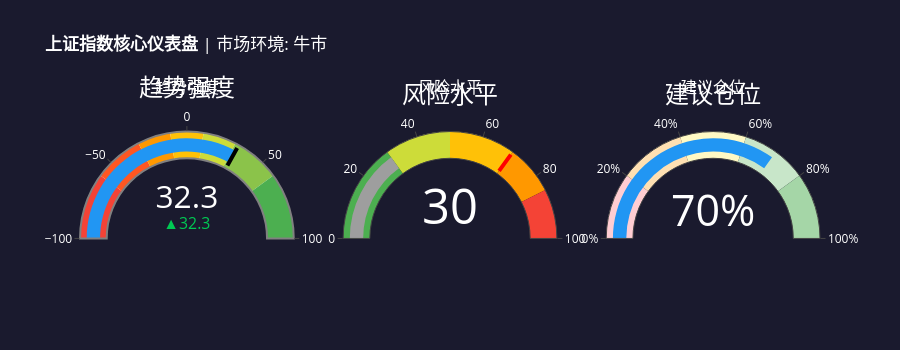

Notebook source saved alongside this figure:
### Markdown cell above
## 7️⃣ 核心仪表盘

显示趋势强度、风险水平、建议仓位三大核心指标。

### Code cell
mg = MarketGauge()

if '000001.XSHG' in env_results:
    result = env_results['000001.XSHG']
    
    # 注意：参数名是score, risk_score, position，不是value
    fig_trend = mg.create_trend_gauge(score=result.combined_score, title="趋势强度")
    
    risk_map = {'low': 30, 'medium': 60, 'high': 90}
    risk_score = risk_map.get(result.risk_level, 50)
    fig_risk = mg.create_risk_gauge(risk_score=risk_score, title="风险水平")
    
    position_pct = (result.position_min + result.position_max) / 2
    fig_position = mg.create_position_gauge(position=position_pct, title="建议仓位")
    
    fig = make_subplots(
        rows=1, cols=3,
        specs=[[{"type": "indicator"}, {"type": "indicator"}, {"type": "indicator"}]],
        subplot_titles=["趋势强度", "风险水平", "建议仓位"]
    )
    
    fig.add_trace(fig_trend.data[0], row=1, col=1)
    fig.add_trace(fig_risk.data[0], row=1, col=2)
    fig.add_trace(fig_position.data[0], row=1, col=3)
    
    fig.update_layout(
        title=f"<b>上证指数核心仪表盘</b> | 市场环境: {result.combined_environment.value}",
        height=350,
        paper_bgcolor='#1a1a2e',
        font=dict(color='white')
    )
    fig.show()
else:
    print("❌ 上证指数数据不可用")

### Figure 1 — Plotly figure (JSON) as saved in the notebook; plotly's stock layout.template omitted (floating-point values rounded to 4 significant figures)
{"data": [{"delta": {"decreasing": {"color": "#F44336"}, "increasing": {"color": "#00C853"}, "reference": 0}, "domain": {"x": [0, 0.2889], "y": [0, 1]}, "gauge": {"axis": {"range": [-100, 100], "tickwidth": 1}, "bar": {"color": "#2196F3"}, "bgcolor": "white", "bordercolor": "gray", "borderwidth": 2, "steps": [{"color": "#F44336", "range": [-100, -60]}, {"color": "#FF5722", "range": [-60, -30]}, {"color": "#FF9800", "range": [-30, -10]}, {"color": "#FFC107", "range": [-10, 10]}, {"color": "#CDDC39", "range": [10, 30]}, {"color": "#8BC34A", "range": [30, 60]}, {"color": "#4CAF50", "range": [60, 100]}], "threshold": {"line": {"color": "black", "width": 4}, "thickness": 0.75, "value": 32.27}}, "mode": "gauge+number+delta", "title": {"font": {"size": 24}, "text": "趋势强度"}, "type": "indicator", "value": 32.27}, {"domain": {"x": [0.3556, 0.6444], "y": [0, 1]}, "gauge": {"axis": {"range": [0, 100], "tickwidth": 1}, "bar": {"color": "#9E9E9E"}, "steps": [{"color": "#4CAF50", "range": [0, 30]}, {"color": "#CDDC39", "range": [30, 50]}, {"color": "#FFC107", "range": [50, 70]}, {"color": "#FF9800", "range": [70, 85]}, {"color": "#F44336", "range": [85, 100]}], "threshold": {"line": {"color": "red", "width": 4}, "thickness": 0.75, "value": 70}}, "mode": "gauge+number", "title": {"font": {"size": 24}, "text": "风险水平"}, "type": "indicator", "value": 30}, {"domain": {"x": [0.7111, 1], "y": [0, 1]}, "gauge": {"axis": {"range": [0, 100], "ticksuffix": "%"}, "bar": {"color": "#2196F3"}, "steps": [{"color": "#FFCDD2", "range": [0, 20]}, {"color": "#FFE0B2", "range": [20, 40]}, {"color": "#FFF9C4", "range": [40, 60]}, {"color": "#C8E6C9", "range": [60, 80]}, {"color": "#A5D6A7", "range": [80, 100]}]}, "mode": "gauge+number", "number": {"suffix": "%"}, "title": {"font": {"size": 24}, "text": "建议仓位"}, "type": "indicator", "value": 70}], "layout": {"annotations": [{"font": {"size": 16}, "showarrow": false, "text": "趋势强度", "x": 0.1444, "xanchor": "center", "xref": "paper", "y": 1, "yanchor": "bottom", "yref": "paper"}, {"font": {"size": 16}, "showarrow": false, "text": "风险水平", "x": 0.5, "xanchor": "center", "xref": "paper", "y": 1, "yanchor": "bottom", "yref": "paper"}, {"font": {"size": 16}, "showarrow": false, "text": "建议仓位", "x": 0.8556, "xanchor": "center", "xref": "paper", "y": 1, "yanchor": "bottom", "yref": "paper"}], "font": {"color": "white"}, "height": 350, "paper_bgcolor": "#1a1a2e", "title": {"text": "<b>上证指数核心仪表盘</b> | 市场环境: 牛市"}}}
